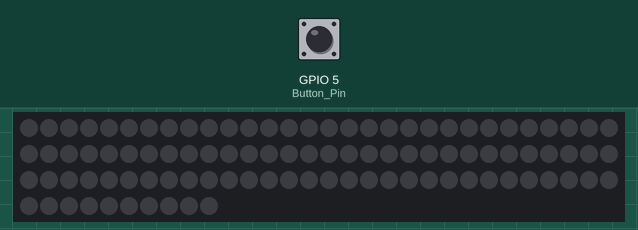
A sketch run on a simulated ESP32-S3. On the bench: 100 RGB LEDs in strip order, left to right, continuing on the next row. Inputs (shaded band) come from the test bench; at power-on: GPIO 5 (Button_Pin) HIGH. Dim RGB values are drawn brighter than linear; WiFi joins after 1.5 s; servers stay silent unless stated; what the sketch prints to the serial monitor is not drawn.

Above: at 3.2 s.
3.3 s: GPIO 5 (Button_Pin) pulled LOW for 0.15 s
At 3.8 s:
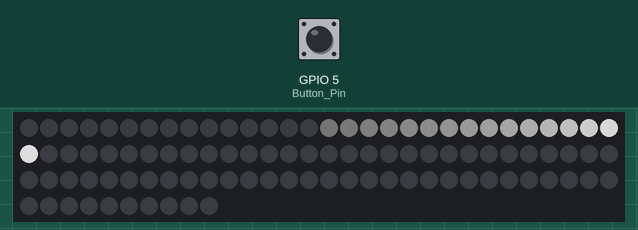
4.0 s: GPIO 5 (Button_Pin) pulled LOW for 1 s
At 4.41 s:
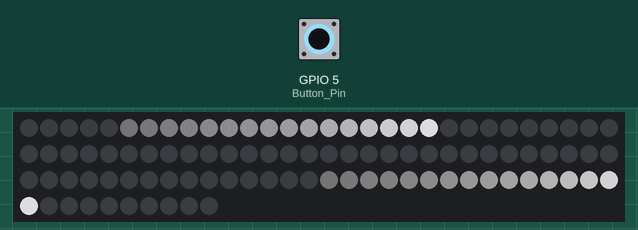
Timing chart, 0 to 7.0 s (numbered marks = the images above; inputs shaded):
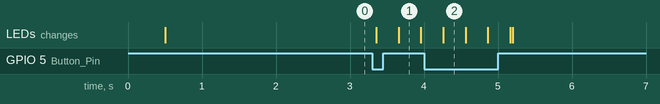

The sketch:

cortex_button_esp32.ino
```cpp
/* ============================================================
   CORTEX·01 — ESP32 Wi-Fi button + WS2812B pulse strip

   Serves the same API the web page and Streamlit dashboard use:
     GET /counter -> {"counter": 12}
     GET /reset   -> {"counter": 0, "status": "reset"}

   Every response carries Access-Control-Allow-Origin. Streamlit
   works without it because Python fetches server-side, where the
   same-origin policy does not apply. JavaScript in a browser tab
   is subject to it, so without this header the browser throws the
   reply away even though the ESP32 answered correctly.

   Each press launches a pulse down the LED strip. The pulse color
   shifts from white toward full red as the count approaches
   TRANSITION_PRESSES.

   Board: ESP32 / ESP32-S3.  Libraries: WebServer (bundled), FastLED.
   ============================================================ */

#include <FastLED.h>
#include <WiFi.h>
#include <WebServer.h>

#define Button_Pin 5
#define LED 7
#define num_leds 100

#define MAX_PULSES 8
#define PULSE_SPEED 10
#define TRAIL_FADE 20

#define TRANSITION_PRESSES 300   // how many presses to go from white to full red

// ---- WiFi credentials ----
const char* ssid = "router12345";
const char* password = "router12345";

WebServer server(80);

CRGB leds[num_leds];

struct Pulse {
  bool active = false;
  unsigned long startTime = 0;
};

Pulse pulses[MAX_PULSES];

int currentState = HIGH;
int lastState = HIGH;
unsigned long lastDebounceTime = 0;
const unsigned long debounceDelay = 50;
int counter = 0;

// ---- HTTP handlers ----
// Every response carries CORS, so any page on the LAN can read it.
void sendJSON(const String &body) {
  server.sendHeader("Access-Control-Allow-Origin", "*");
  server.sendHeader("Cache-Control", "no-store");
  server.send(200, "application/json", body);
}

void handleGetCounter() {
  sendJSON("{\"counter\":" + String(counter) + "}");
}

void handleResetCounter() {
  counter = 0;
  Serial.println("Counter reset via HTTP");
  sendJSON("{\"counter\":" + String(counter) + ",\"status\":\"reset\"}");
}

// Browsers may send a preflight OPTIONS before the real request.
void handleOptions() {
  server.sendHeader("Access-Control-Allow-Origin", "*");
  server.sendHeader("Access-Control-Allow-Methods", "GET, OPTIONS");
  server.sendHeader("Access-Control-Allow-Headers", "*");
  server.send(204);
}

void setupWiFi() {
  WiFi.begin(ssid, password);
  Serial.print("Connecting to WiFi");
  while (WiFi.status() != WL_CONNECTED) {
    delay(300);
    Serial.print(".");
  }
  Serial.println();
  Serial.print("Connected! IP address: ");
  Serial.println(WiFi.localIP());     // <- paste this into the page
}

void setup() {
  delay(500);
  pinMode(Button_Pin, INPUT_PULLUP);
  Serial.begin(115200);

  FastLED.addLeds<WS2812B, LED, GRB>(leds, num_leds).setCorrection(TypicalLEDStrip);
  FastLED.setBrightness(150);
  FastLED.clear();
  FastLED.show();

  setupWiFi();

  server.on("/counter", HTTP_GET, handleGetCounter);
  server.on("/reset", HTTP_GET, handleResetCounter);
  server.onNotFound([]() {
    if (server.method() == HTTP_OPTIONS) handleOptions();
    else {
      server.sendHeader("Access-Control-Allow-Origin", "*");
      server.send(404, "application/json", "{\"error\":\"not found\"}");
    }
  });
  server.begin();
  Serial.println("HTTP server started");

  Serial.println("READY");
}

void triggerPulse() {
  for (int i = 0; i < MAX_PULSES; i++) {
    if (!pulses[i].active) {
      pulses[i].active = true;
      pulses[i].startTime = millis();
      Serial.print("Pulse started in slot ");
      Serial.println(i);
      return;
    }
  }
  Serial.println("Max pulses reached, ignoring press");
}

void updateButton() {
  int reading = digitalRead(Button_Pin);

  if (reading != lastState) {
    lastDebounceTime = millis();
  }

  if ((millis() - lastDebounceTime) > debounceDelay) {
    if (reading != currentState) {
      currentState = reading;
      if (currentState == LOW) {
        triggerPulse();
        counter += 1;
        Serial.println(counter);
      }
    }
  }

  lastState = reading;
}

// Interpolates from white -> red as counter approaches TRANSITION_PRESSES
CRGB getPulseColor() {
  int p = min(counter, TRANSITION_PRESSES);
  uint8_t g = map(p, 0, TRANSITION_PRESSES, 255, 0);
  uint8_t b = map(p, 0, TRANSITION_PRESSES, 255, 0);
  return CRGB(255, g, b);
}

void updatePulses() {
  fadeToBlackBy(leds, num_leds, TRAIL_FADE);

  CRGB pulseColor = getPulseColor();

  for (int i = 0; i < MAX_PULSES; i++) {
    if (!pulses[i].active) continue;

    unsigned long elapsed = millis() - pulses[i].startTime;
    int pos = elapsed / PULSE_SPEED;

    if (pos >= num_leds) {
      pulses[i].active = false;
      continue;
    }

    leds[pos] = pulseColor;
  }

  FastLED.show();
}

void loop() {
  server.handleClient();  // non-blocking, checks for incoming HTTP requests
  updateButton();
  updatePulses();
}
```

Measured:
- after the input at 3.3 s, the LEDs: first change after 0.06 s (image 1 shows a later state)
